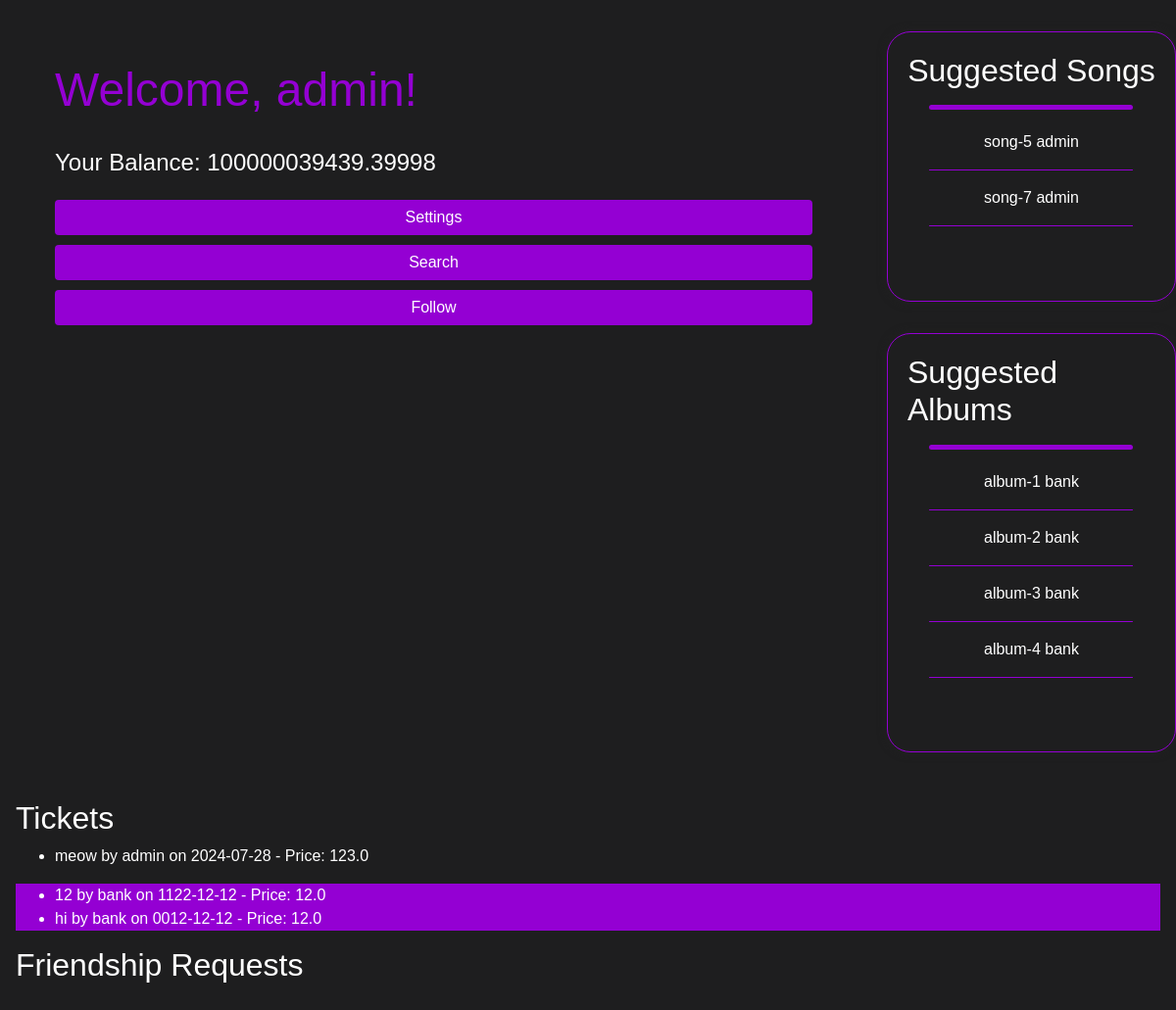
/user (signed in), run on the app's committed database.
### tables this page shows
CREATE TABLE USERS (
            user_id TEXT PRIMARY KEY,
            name TEXT,
            email TEXT,
            city TEXT,
            country TEXT,
            phone TEXT,
            age INTEGER CHECK(age >= 9 AND age <= 120),
            password TEXT,
            balance INTEGER DEFAULT 0,
            is_artist BOOLEAN DEFAULT 0,
            is_premium BOOLEAN DEFAULT 0
        );

CREATE TABLE SONGS (
                song_id INTEGER PRIMARY KEY AUTOINCREMENT,
                album_id INTEGER,
                name TEXT,
                file TEXT,
                lyrics TEXT,
                release_date DATE,
                age_rating INTEGER CHECK(age_rating >= 9 AND age_rating <= 120),
                genre TEXT,
                duration INTEGER,
                is_limited BOOLEAN DEFAULT 0,
                user_id TEXT,
                FOREIGN KEY (album_id) REFERENCES ALBUM (album_id),
                FOREIGN KEY (user_id) REFERENCES USERS (user_id)
            );

CREATE TABLE ALBUM (
                album_id INTEGER PRIMARY KEY AUTOINCREMENT,
                name TEXT,
                release_date DATE,
                genre TEXT,
                user_id TEXT ,
                FOREIGN KEY (user_id) REFERENCES USERS (user_id)
            );

CREATE TABLE TICKETS (
    ticket_id INTEGER PRIMARY KEY AUTOINCREMENT,
    concert_id INTEGER,
    user_id TEXT,
    ticket_price REAL,
    FOREIGN KEY (concert_id) REFERENCES concerts(concert_id),
    FOREIGN KEY (user_id) REFERENCES users(user_id)
    
    );

CREATE TABLE concerts (
                    concert_id INTEGER PRIMARY KEY AUTOINCREMENT,
                    name TEXT NOT NULL,
                    date TEXT NOT NULL,
                    price DECIMAL(10, 2) NOT NULL,
                    ticket_number INTEGER NOT NULL,
                    user_id TEXT NOT NULL,
                    FOREIGN KEY (user_id) REFERENCES USERS (user_id)
                );

### app.py (the view)
@app.route("/user")
def user():
    if "user_id" in session:
        user_id = session["user_id"]
        name = session["name"]
        balance = session["balance"]
        is_premium = session["is_premium"]
        is_artist = session["is_artist"]
        try:
            connect = get_db_connection()
            cursor = connect.cursor()
            cursor.execute(
                """
                SELECT T.ticket_id, C.name, U.name AS singer_name, C.date, T.ticket_price
                FROM TICKETS T
                JOIN concerts C ON T.concert_id = C.concert_id
                JOIN USERS U ON C.user_id = U.user_id
                WHERE T.user_id = ?
                AND C.date >= DATE('now')
                """,
                (user_id,)
            )
            tickets = cursor.fetchall()
            cursor.execute(
                """
                SELECT T.ticket_id, C.name, U.name AS singer_name, C.date, T.ticket_price
                FROM TICKETS T
                JOIN concerts C ON T.concert_id = C.concert_id
                JOIN USERS U ON C.user_id = U.user_id
                WHERE T.user_id = ?
                AND C.date < DATE('now')
                """,
                (user_id,)
            )
            etickets = cursor.fetchall()
        except Exception as e:
            logging.error(f"Error fetching tickets: {e}")
            tickets = []
            etickets =[]
            friendship_requests = []
        try:
            cursor.execute(
                """
                SELECT s.name, u.name AS artist_name
                FROM songs s
                JOIN users u ON s.user_id = u.user_id
                WHERE s.genre IN (
                    SELECT DISTINCT genre
                    FROM songs
                    WHERE song_id IN (
                        SELECT song_id
                        FROM song_likes
                        WHERE user_id = ?
                    )
                ) AND s.is_limited = 0
                GROUP BY s.song_id
                ORDER BY COUNT(s.song_id) DESC
                LIMIT 10;
                """,
                (user_id,)
            )
            suggested_songs = cursor.fetchall()
            cursor.execute(
                """
                SELECT a.name, u.name AS artist_name
                FROM album a
                JOIN users u ON a.user_id = u.user_id
                WHERE a.genre IN (
                    SELECT DISTINCT genre
                    FROM album
                    WHERE album_id IN (
                        SELECT album_id
                        FROM album_likes
                        WHERE user_id = ?
                    )
                )
                GROUP BY a.album_id
                ORDER BY COUNT(a.album_id) DESC
                LIMIT 10;
                """,
                (user_id,)
            )
            suggested_albums = cursor.fetchall()
            cursor.execute(
                """
                SELECT FR.sender_id, U.email AS sender_email
                FROM friendship_requests FR
                JOIN users U ON FR.sender_id = U.user_id
                WHERE FR.receiver_id = ?
                """,
                (user_id,)
            )
            friendship_requests = cursor.fetchall()
        except Exception as e:
            logging.error(f"Error fetching data: {e}")
            suggested_songs = []
            suggested_albums = []
        return render_template(
            "user.html",
            user_id=user_id,
            name=name,
            balance=balance,
            is_premium=is_premium,
            is_artist=is_artist,
            tickets=tickets,
            etickets=etickets,
            suggested_songs=suggested_songs,
            suggested_albums=suggested_albums,
            friendship_requests=friendship_requests
        )
    else:
        return redirect(url_for("login"))

### app.py (called while the page is built)
def get_db_connection():
    conn = sqlite3.connect('database.db')
    conn.row_factory = sqlite3.Row
    return conn

### templates/user.html (shortened to what this page needs)
<!DOCTYPE html>
<html lang="en">
<head>
    <link rel="stylesheet" href="https://stackpath.bootstrapcdn.com/bootstrap/4.5.2/css/bootstrap.min.css">
    <link
      rel="stylesheet"
      href="https://stackpath.bootstrapcdn.com/bootstrap/4.5.2/css/bootstrap.min.css"
    />
    <link
      rel="stylesheet"
      type="text/css"
      href="{{ url_for('static', filename='css/style.css') }}"
    />
</head>
<body>
    <div class="container-user">
      <div class="left-column">
        <div class="main">
            <div class="welcome">Welcome, {{ name }}!</div>
            <div class="balance">Your Balance: {{ balance }}</div>
            <div class="menu-buttons">
                <button class="btn btn-custom" onclick="openNav()">Settings</button>
                {% if is_premium %}
                    <button class="btn btn-custom" onclick="location.href='{{ url_for('search') }}'">Search</button>
                    <button class="btn btn-custom" onclick="location.href='{{ url_for('follows') }}'">Follow</button>
                {% endif %}
            </div>
        </div>
      </div>
      <div class="right-column">
        <div class="block-1">
          <h2>Suggested Songs</h2>
          <hr class="main-hr">
          <div class="song-list">
            {% for name, artist_name in suggested_songs %}
            <p>{{ name }}    {{ artist_name }}</p><hr class="sugestion-hr">
            {% endfor %}
          </div>
        </div>
        <div class="block-2">
          <h2>Suggested Albums</h2>
          <hr class="main-hr">
          <div class="album-list">
            {% for name, artist_name in suggested_albums %}
            <p>{{ name }}    {{ artist_name }}</p><hr class="sugestion-hr">
            {% endfor %}
          </div>
        </div>
      </div>
    </div>
    <div class="main">
        {% if is_premium %}
        <h2>Tickets</h2>
        <ul>
            {% for ticket in tickets %}
                <li>{{ ticket.name }} by {{ ticket.singer_name }} on {{ ticket.date }} - Price: {{ ticket.ticket_price }}</li>
            {% endfor %}
        </ul>
        <ul class="btn-custom">
          {% for eticket in etickets %}
              <li>{{ eticket.name }} by {{ eticket.singer_name }} on {{ eticket.date }} - Price: {{ eticket.ticket_price }}</li>
          {% endfor %}
      </ul>
        <h2>Friendship Requests</h2>
        {% endif %}
    </div>
  </body>
</html>

### static/css/style.css (style rules this page uses)
:root { --border-in: #9400d3; --border-out: hsl(0, 0%, 22%); --border-header: #383838; --background-main-card: #1e1e1f; --background-body: #000; --background-sub-div-card: #202022; --background-sub-div-card-2: rgba(44, 43, 43, 0.923); --background-header-title: hsl(240, 1%, 17%); --background-header-title-1: hsl(240, 1%, 20%); --box-shadow-1: 0 0 15px #111; --box-shadow-2: 0 0 10px #222; --box-shadow-3: 0 0 10px rgba(0, 0, 0, 0.722); font-family: "Poppins", sans-serif; --font-color-1: #fff; --font-color-2: #e2e2e2; --font-color-3: #d6d6d6bf; --font-color-4: #9400d3; --font-color-5: #000; --font-size-0: 28px; --font-size-1: 26px; --font-size-2: 18px; --font-size-3: 16px; --font-size-4: 12px; }
body { background-color:#e2e2e2; box-sizing: border-box; margin: 0; display: flex; flex-direction: column; min-height: 100vh; font-family: Arial, sans-serif; }
button { border-radius: 5px; background-color: #d6d6d6bf; }
.main-hr { width: 13rem; background-color: var(--border-in); border: none; height: 5px; border-radius: 1rem; margin-left: 22px; }
.left-column { padding: 20px; }
.right-column { display: flex; flex-wrap: wrap; justify-content: center; flex-grow: 1; height: 100vh; }
.container-user { display: grid; grid-template-columns: 3fr 1fr; grid-gap: 20px; }
.block-1 { flex-direction: row; justify-content: flex-start; display: felx; padding: 20px; background-color: var(--background-main-card); margin-top: 2rem; margin-bottom: 1rem; border: 1px solid var(--border-in); border-radius: 1.5rem; box-shadow: var(--box-shadow-2); }
.block-2 { flex-direction: row; justify-content: flex-start; display: felx; padding: 20px; background-color: var(--background-main-card); margin-top: 1rem; margin-bottom: 2rem; border: 1px solid var(--border-in); border-radius: 1.5rem; box-shadow: var(--box-shadow-2); }
.song-list, .album-list { max-height: calc(50vh - 80px); overflow-y: auto; }
.song-list p, .album-list p { margin: 5px 0; text-align: center; }
.sugestion-hr { width: 13rem; background-color: var(--border-in); border: none; height: 1px; border-radius: 1rem; margin-left: 22px; }

### templates/user.html (style rules this page uses)
body { background-color: #1e1e1f; color: #ffffff; }
.welcome { color: #9400d3; font-size: 3rem; margin: 20px; }
.balance { font-size: 1.5rem; margin: 20px; }
.menu-buttons { display: flex; flex-direction: column; gap: 10px; margin: 20px; }
.btn-custom { background-color: #9400d3; color: #ffffff; border: none; }
.main { transition: margin-left .5s; padding: 16px; }

### data on the page
USERS: name "admin"
SONGS: name "song-5", artist_name "admin"
SONGS: name "song-7", artist_name "admin"
ALBUM: name "album-1", artist_name "bank"
ALBUM: name "album-2", artist_name "bank"
ALBUM: name "album-3", artist_name "bank"
ALBUM: name "album-4", artist_name "bank"
TICKETS: name "meow", singer_name "admin", date "2024-07-28", ticket_price "123.0"
TICKETS: name "12", singer_name "bank", date "1122-12-12", ticket_price "12.0"
TICKETS: name "hi", singer_name "bank", date "0012-12-12", ticket_price "12.0"

### other printed values
{{ balance }} "100000039439.39998"
